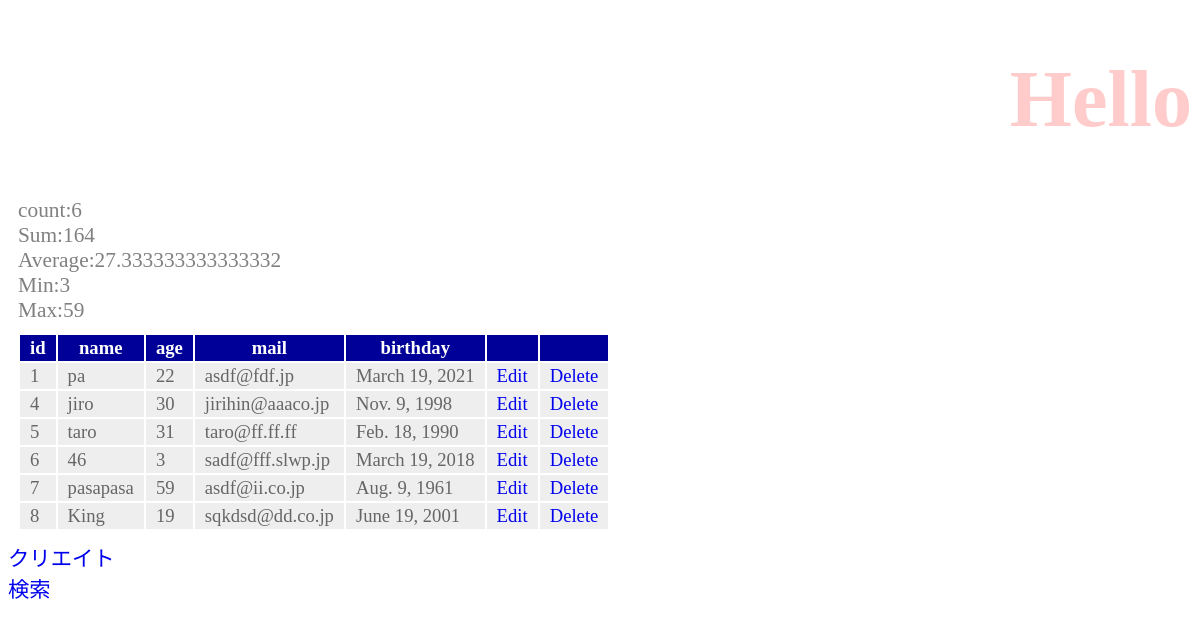
The app's page /training/, older data.
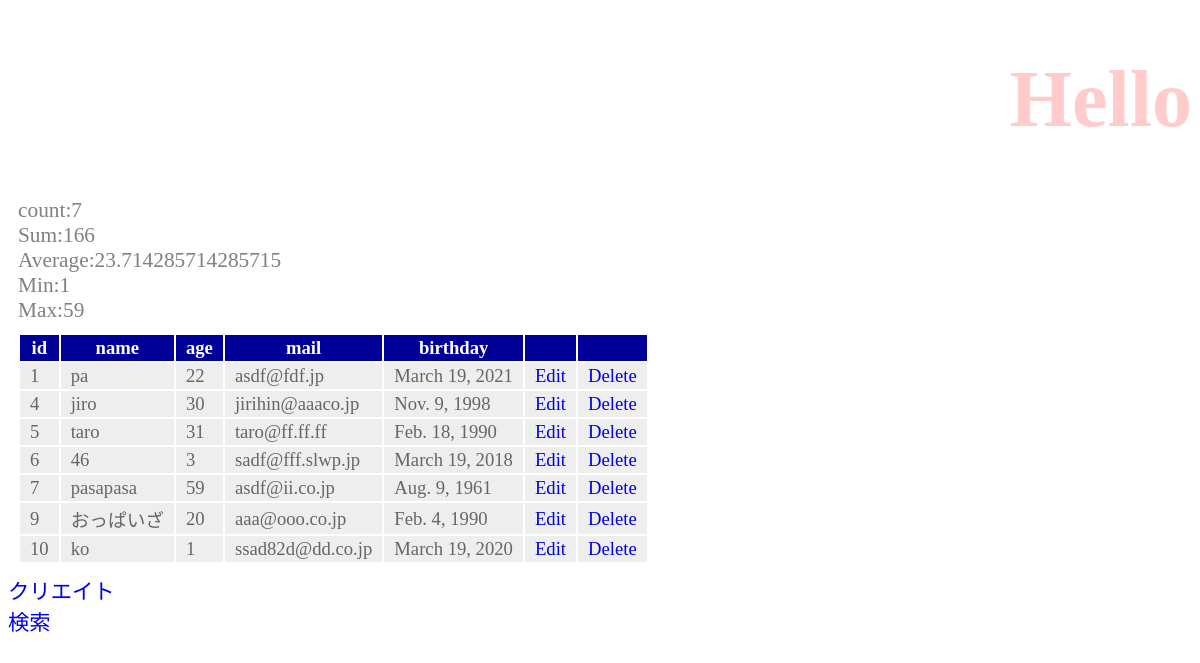
The same page, newer data.
### db_training/models.py (models this page shows, shortened)
class Friend(models.Model):
    name = models.CharField(max_length=10)
    mail = models.EmailField(max_length=100, validators=[
        RegexValidator(r'^[a-zA-Z0-9_.+-]+@([a-zA-Z0-9][a-zA-Z0-9-]*[a-zA-Z0-9]*\.)+[a-zA-Z]{2,}$')]) #バリデーションルールに正規表現を用いる
    gender = models.BooleanField()
    age = models.IntegerField(default=0, validators=[
        MinValueValidator(0),
        MaxValueValidator(150)]) #モデルで最初からバリデーションを設定
    birthday = models.DateField()

### db_training/views.py (the view)
# urls.py: path('', views.index, name='index'),
def index(request):
    data = Friend.objects.all().order_by('id')
    re1 = Friend.objects.aggregate(Count('age'))
    re2 = Friend.objects.aggregate(Sum('age'))
    re3 = Friend.objects.aggregate(Avg('age'))
    re4 = Friend.objects.aggregate(Min('age'))
    re5 = Friend.objects.aggregate(Max('age'))
    msg = 'count:' + str(re1['age__count']) \
        +'<br>Sum:' + str(re2['age__sum']) \
        +'<br>Average:' + str(re3['age__avg']) \
        +'<br>Min:' + str(re4['age__min']) \
        +'<br>Max:' + str(re5['age__max'])
    params = {
            'title': 'Hello',
            'message': msg,
            'data': data,
    }
    return render(request, 'db_training/index.html', params)

### db_training/templates/db_training/index.html (shortened to what this page needs)
{% load static %}
<!DOCTYPE html>
<html lang='ja'>
<head>
    <link rel="stylesheet" type="text/css" href="{% static 'css\style.css' %}">
</head>
<body>
    <h1>{{ title }}</h1>
    <p>{{ message|safe }}</p>
    <table>
        <tr>
            <th>id</th>
            <th>name</th>
            <th>age</th>
            <th>mail</th>
            <th>birthday</th>
            <th></th>
            <th></th>
        </tr>
    {% for item in data %}
        <tr>
            <td>{{ item.id }}</td>
            <td>{{ item.name }}</td>
            <td>{{ item.age }}</td>
            <td>{{ item.mail }}</td>
            <td>{{ item.birthday }}</td>
            <td><a href="{% url 'edit' item.id %}">Edit</a></td>
            <td><a href="{% url 'delete' item.id %}">Delete</a></td>
        </tr>
    {% endfor %}
    </table>
<a href="{% url 'create' %}">クリエイト</a><br>
<a href="{% url 'find' %}">検索</a>
</body>
</html>

Row changes from the older to the newer data that the page shows:
removed Friend: id "8", name "King", age "19", mail "sqkdsd@dd.co.jp", birthday "June 19, 2001"
added Friend: id "9", name "おっぱいざ", age "20", mail "aaa@ooo.co.jp", birthday "Feb. 4, 1990"
added Friend: id "10", name "ko", age "1", mail "ssad82d@dd.co.jp", birthday "March 19, 2020"
Text that changed along with them:
{{ message|safe }}: "count:6 Sum:164 Average:27.333333333333332 Min:3 Max:59" → "count:7 Sum:166 Average:23.714285714285715 Min:1 Max:59"
